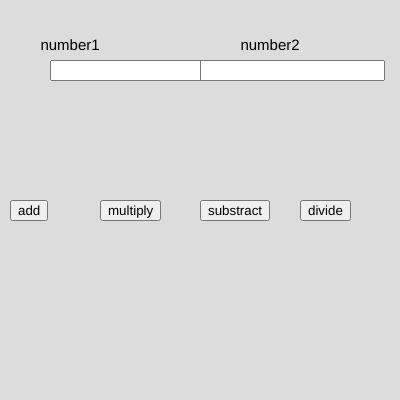
Frame 1 (no input)
Frame 60 (no input): identical to frame 1, image omitted
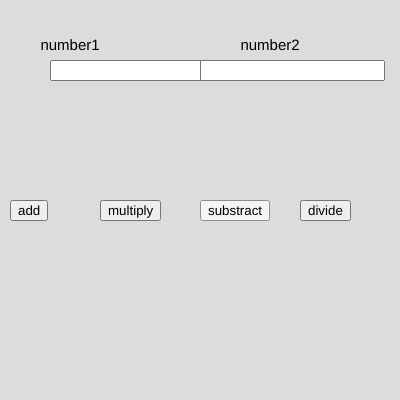
Frame 120 (the mouse pressed at the canvas centre since frame 60)

The p5.js sketch that drew these frames (run headless with seeded random() and noise() and a simulated clock; from frame 60 on, the mouse is pressed at the canvas centre):

// p5.js sketch
// ── sketch.js
var n1,n2

function setup() {
  createCanvas(400, 400);
  num1=createInput();
  num1.position(50,60)
  num2=createInput();
  num2.position(200,60)
  b1=createButton("add")
  b1.position(10,200)
  b1.mousePressed(add)
  b2=createButton("multiply")
  b2.position(100,200)
  b2.mousePressed(mul)
  b3=createButton("substract")
  b3.position(200,200)
  b3.mousePressed(subs)
  b4=createButton("divide")
  b4.position(300,200)
  b4.mousePressed(divide)
  textAlign(CENTER);
  textSize(15);
  
}

function add(){
  console.log(n1+n2)
}
function mul(){
  console.log(n1*n2)
}
function subs(){
  console.log(n1-n2)
}
function divide(){
  console.log(n1/n2)
}
function draw() {
  background(220);
  text("number1", 70,50)
  n1=parseInt(num1.value())
  text("number2", 270,50)
  n2=parseInt(num2.value())
}
